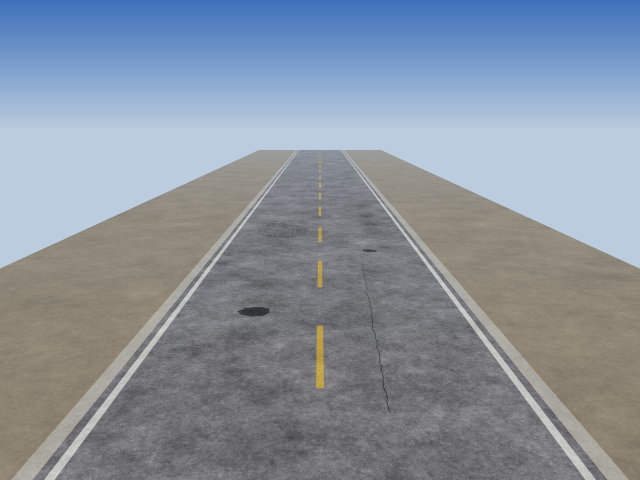
#> input picture backend/samples/jr-lima-tramo.jpg, 1280 x 960 px, given in place of khybalivka.jpg, which was not available (shown at 1/2 size)
$ python real_scenes.py ..
#> lines starting #> are read from the running program, lines starting #| are printed output that depends on the picture; after the words box and inside, x2 and y2 are one past the last pixel; in counts of white or black regions, pixels touching at a corner belong together
"""Builds demo scenes from real pavement photos (Wikimedia Commons, CC BY-SA 4.0).

For each photo:
  * distress outlines start from hand-placed guide polygons and are refined to the image edges
    with GrabCut (potholes) or kept as smoothed region outlines (alligator areas); cracks are
    bands around a traced polyline. They are NOT SAM 3 output, and the scenario says so.
  * the ground scale is estimated, because the photos carry no measured reference: a pinhole
    camera with assumed focal length and height, pitched to the observed horizon, gives the
    image→ground homography; the API receives it as a 4-point calibration. Nadir close-ups use
    an estimated visible width instead.

Usage (from backend/):
  python samples/tools/real_scenes.py <folder with the downloaded photos> [--preview <folder>]

Writes samples/<file>.jpg (bytes copied unchanged), the scenario fixtures and the manifest
entries, keeping the synthetic entries written by generate_scenes.py.
"""
import argparse
import hashlib
import json
import math
import os
import shutil

import cv2
import numpy as np

SAMPLES = os.path.dirname(os.path.dirname(os.path.abspath(__file__)))
SCENARIOS = os.path.join(SAMPLES, "..", "src", "PaveLens.Infrastructure", "Ai", "Simulation", "Scenarios")

CONCEPTS = {
    "Pothole": "pothole",
    "AlligatorCrack": "alligator crack",
    "LongitudinalCrack": "longitudinal crack",
    "TransverseCrack": "transverse crack",
    "Rutting": "rutting",
}


# ---------------------------------------------------------------- camera model

class Camera:
    """Pinhole camera at height H above a flat road, pitched down so the horizon sits at row y_h.

    yaw_vp_x is the column of the road's vanishing point; the ground frame is aligned with the
    road (x across, y along), so orientations measured by the API stay meaningful.
    """

    def __init__(self, w, h, f, horizon_y, height_m, yaw_vp_x=None):
        self.w, self.h, self.f, self.H = w, h, f, height_m
        self.cx, self.cy = w / 2, h / 2
        self.theta = math.atan((self.cy - horizon_y) / f)
        c, s = math.cos(self.theta), math.sin(self.theta)
        self.right = np.array([1.0, 0, 0])
        self.fwd = np.array([0, c, -s])
        self.down = np.array([0, -s, -c])
        a = ((yaw_vp_x - self.cx) / f) * c if yaw_vp_x is not None else 0.0
        along = np.array([a, 1.0, 0]); along /= np.linalg.norm(along)
        self.along = along
        self.across = np.array([along[1], -along[0], 0])
        self.origin = np.array([0, 0, height_m])

    def project(self, gx, gy):
        p = gx * self.across + gy * self.along
        v = p - self.origin
        zc = v @ self.fwd
        return self.cx + self.f * (v @ self.right) / zc, self.cy + self.f * (v @ self.down) / zc

    # [11 lines left out: function lateral_scale, not called in this run]

    def calibration(self, x0, x1, y0, y1):
        corners = [self.project(x0, y0), self.project(x1, y0), self.project(x1, y1), self.project(x0, y1)]
        norm = [[round(px / self.w, 4), round(py / self.h, 4)] for px, py in corners]
        for x, y in norm:
            if not (0 <= x <= 1 and 0 <= y <= 1):
                raise SystemExit(f"Esquina de calibración fuera de la imagen: {norm}")
        return dict(corners=norm, widthM=round(x1 - x0, 3), lengthM=round(y1 - y0, 3))


# ---------------------------------------------------------------- outlines

def grabcut(img, guide, band=28, iterations=6):
    """Refines a guide polygon to the object edge. Returns the full-resolution outer contour."""
    h, w = img.shape[:2]
    poly = np.array(guide, np.int32)
    inside = np.zeros((h, w), np.uint8)
    cv2.fillPoly(inside, [poly], 1)
    kernel = cv2.getStructuringElement(cv2.MORPH_ELLIPSE, (2 * band + 1, 2 * band + 1))
    outer = cv2.dilate(inside, kernel)
    core = cv2.erode(inside, kernel)

    mask = np.full((h, w), cv2.GC_BGD, np.uint8)
    mask[outer == 1] = cv2.GC_PR_BGD
    mask[inside == 1] = cv2.GC_PR_FGD
    mask[core == 1] = cv2.GC_FGD
    bgd, fgd = np.zeros((1, 65), np.float64), np.zeros((1, 65), np.float64)
    cv2.grabCut(img, mask, None, bgd, fgd, iterations, cv2.GC_INIT_WITH_MASK)
    fg = np.isin(mask, (cv2.GC_FGD, cv2.GC_PR_FGD)).astype(np.uint8)
    fg = cv2.morphologyEx(fg, cv2.MORPH_CLOSE, cv2.getStructuringElement(cv2.MORPH_ELLIPSE, (9, 9)))
    fg = cv2.morphologyEx(fg, cv2.MORPH_OPEN, cv2.getStructuringElement(cv2.MORPH_ELLIPSE, (7, 7)))
    return largest_contour(fg)


# [6 lines left out: function region, not called in this run]


def largest_contour(mask):
    contours, _ = cv2.findContours(mask, cv2.RETR_EXTERNAL, cv2.CHAIN_APPROX_NONE)
    c = max(contours, key=cv2.contourArea)[:, 0, :].astype(float)
    # Light smoothing along the contour removes the pixel staircase without moving the edge.
    k = 2
    padded = np.vstack([c[-k:], c, c[:k]])
    kernel = np.ones(2 * k + 1) / (2 * k + 1)
    sx = np.convolve(padded[:, 0], kernel, "valid")
    sy = np.convolve(padded[:, 1], kernel, "valid")
    return np.c_[sx, sy]


def band(polyline, half_px):
    pts = np.array(polyline, float)
    left, right = [], []
    for i, (x, y) in enumerate(pts):
        a, b = pts[max(i - 1, 0)], pts[min(i + 1, len(pts) - 1)]
        d = b - a
        n = np.array([-d[1], d[0]]) / (np.linalg.norm(d) or 1)
        left.append((x + half_px * n[0], y + half_px * n[1]))
        right.append((x - half_px * n[0], y - half_px * n[1]))
    return np.array(left + right[::-1])


# [6 lines left out: function resample, not called in this run]


# ---------------------------------------------------------------- scenes

ATTRIB = "Foto: {artist}, {license} ({license_url}), vía Wikimedia Commons: {url}"


def khybalivka(img):
    h, w = img.shape[:2]
    # Road vanishing point from both road edges: (902, 114). Coolpix ≈ 26 mm equivalent → f ≈ 931 px.
    cam = Camera(w, h, f=931, horizon_y=114, height_m=1.4, yaw_vp_x=902)
    b1 = grabcut(img, [(333, 652), (350, 610), (395, 560), (440, 535), (520, 520), (600, 510), (680, 512),
                       (760, 530), (800, 555), (822, 600), (815, 650), (790, 690), (745, 725), (680, 748),
                       (600, 760), (520, 755), (460, 745), (410, 715), (370, 685)])
    fl1 = band([(832, 548), (862, 566), (890, 592), (910, 625), (925, 662), (938, 700), (946, 725)], 3)
    fl2 = band([(300, 615), (306, 586), (322, 556), (352, 530), (392, 512), (432, 500), (470, 492)], 3)
    return dict(
        file="real-khybalivka-bache.jpg", source="khybalivka.jpg",
        title="Foto real · bache aislado en vía rural",
        location="Khybalivka, Ucrania",
        commons="https://commons.wikimedia.org/wiki/File:Khybalivka_2015_DSCN2070_17_%D0%B4%D0%BE%D1%80%D0%BE%D0%B3%D0%B0_%D0%B7_%D1%8F%D0%BC%D0%BE%D1%8E.jpg",
        artist="Nickispeaki",
        camera=cam, calibration=cam.calibration(-1.6, 1.6, 2.2, 6.0),
        scale_note="Escala estimada: cámara a 1.4 m, focal ≈ 26 mm equivalente, horizonte en el punto de fuga de la vía.",
        summary="Bache aislado de bordes verticales con base granular expuesta y un bloque de suelo desprendido. "
                "Dos fisuras en media luna alrededor del borde indican que el bache sigue creciendo por bombeo de finos.",
        items=[
            ("B1", "Pothole", "High", b1, 0.93,
             "Bache profundo de bordes verticales; base granular expuesta con material suelto y un bloque desprendido.",
             "Bacheo profundo: corte rectangular con margen, retiro del material suelto hasta la base sana y reposición en capas."),
            ("FL1", "LongitudinalCrack", "Low", fl1, 0.81,
             "Fisura en media luna que nace del borde derecho del bache.",
             "Incluir en el corte del bacheo o sellar con emulsión."),
            ("FL2", "LongitudinalCrack", "Low", fl2, 0.79,
             "Fisura concéntrica al borde izquierdo del bache: zona de expansión.",
             "Ampliar el corte del bacheo hasta cubrirla."),
        ],
        steps=[
            ("Señalizar el bache", "Coloca conos 15 m antes del bache en ambos sentidos.", ["Conos", "Señal de obra"], "Medium", None),
            ("Bacheo profundo de B1", "Corta un rectángulo que incluya FL1 y FL2, retira el material suelto y el bloque, compacta la base y repón la carpeta.",
             ["Cortadora de disco", "Martillo neumático", "Plancha vibratoria"], "High", "B1"),
        ],
    )


# [131 lines left out: functions finland, bear_tavern, write, not called in this run]


def main():
    parser = argparse.ArgumentParser()
    parser.add_argument("photos", help="Folder with the downloaded Commons photos")
    parser.add_argument("--preview", help="Folder for overlay previews")
    args = parser.parse_args()

    builders = [(khybalivka, "khybalivka.jpg"), (finland, "finland-potholes.jpg"), (bear_tavern, "bear-tavern.jpg")]
    entries = []
    for build, name in builders:
        img = cv2.imread(os.path.join(args.photos, name))
#> img is the input picture: shape (960, 1280, 3); mean B, G, R 159.3, 146.2, 136.5
        if img is None:
            raise SystemExit(f"No se pudo leer {name}")
        entries.append(write(build(img), args.photos, args.preview))
#> in grabcut, `poly = np.array(guide, np.int32)`: poly = 19 rows, first 8: [333, 652], [350, 610], [395, 560], [440, 535], [520, 520], [600, 510], [680, 512], [760, 530]
#> in grabcut, `cv2.fillPoly(inside, [poly], 1)`:
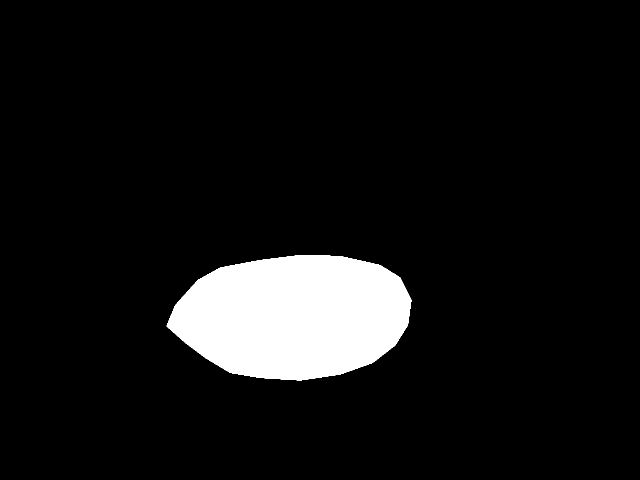
#> inside: shape (960, 1280) (shown at 1/2 size); values 0 (black) and 1 (white), 7.7% white; 1 white region, box (x1, y1, x2, y2) and area: (333, 510, 823, 761) 94467
#> in grabcut, `outer = cv2.dilate(inside, kernel)`:
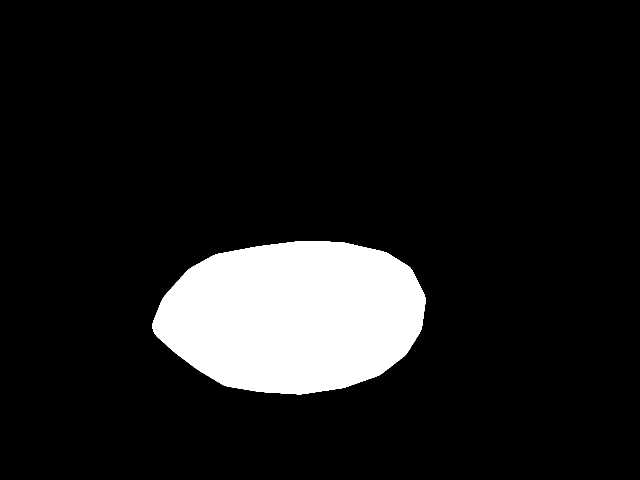
#> outer: shape (960, 1280) (shown at 1/2 size); values 0 (black) and 1 (white), 10.6% white; 1 white region, box (x1, y1, x2, y2) and area: (305, 482, 851, 789) 130346
#> in grabcut, `core = cv2.erode(inside, kernel)`:
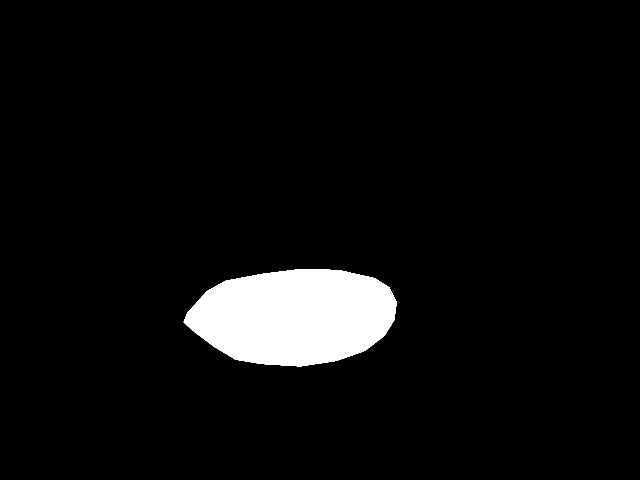
#> core: shape (960, 1280) (shown at 1/2 size); values 0 (black) and 1 (white), 5.2% white; 1 white region, box (x1, y1, x2, y2) and area: (367, 538, 794, 733) 63636
#> in khybalivka, `b1 = grabcut(img, [(333, 652), (350, 610), (395, 560), (440, 535), (52..`: b1 = 1335 pairs, first value 307 to 849, second value 483.2 to 775

    path = os.path.join(SAMPLES, "manifest.json")
    manifest = [e for e in json.load(open(path, encoding="utf-8")) if "attribution" not in e]
    with open(path, "w", encoding="utf-8") as f:
        json.dump(manifest + entries, f, ensure_ascii=False, indent=2)
        f.write("\n")


if __name__ == "__main__":
#> (the run stopped early here; a loop or call above may not have finished)
